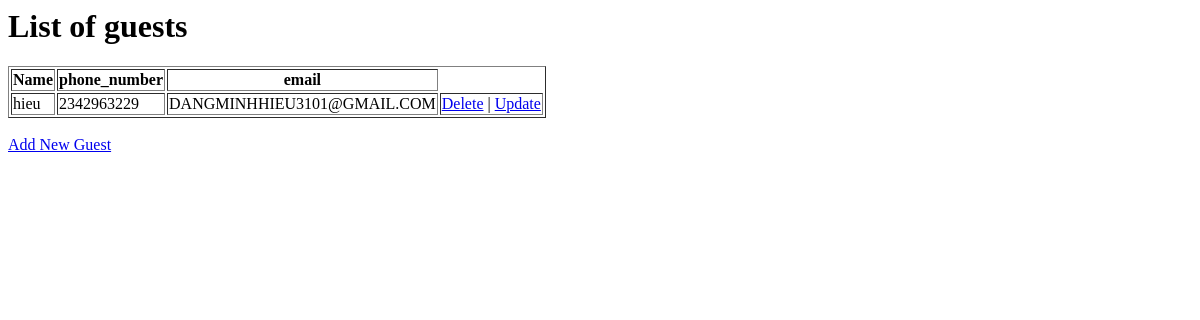
/list, run on an earlier commit of the app's database.
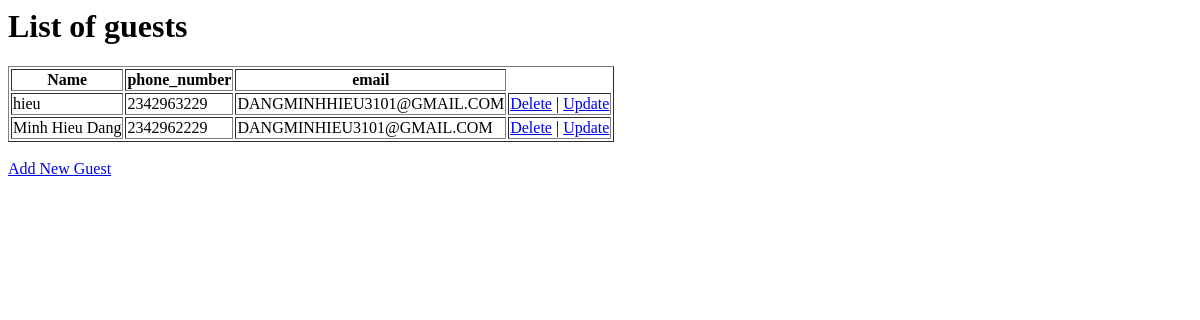
And on a later commit of the database.
### tables this page shows
CREATE TABLE guests (
    id INTEGER PRIMARY KEY AUTOINCREMENT,
    name TEXT NOT NULL,
    phone_number TEXT NOT NULL,
    email TEXT NOT NULL
);

### app.py (the view)
@app.route("/")
@app.route("/list")
def get_list():
    guests = database.get_guest_list()
    return render_template("guest_list.html", guests=guests)

### database.py (called while the page is built)
def get_guest_list():
    cursor = connection.cursor()
    cursor.execute(""" SELECT * FROM guests """)
    guests = cursor.fetchall()
    guest_list = []
    for guest in guests:
        guest_list.append({
            'id': guest[0],
            'name': guest[1],
            'phone_number': guest[2],
            'email': guest[3],
        })
    return guest_list

### templates/guest_list.html (shortened to what this page needs)
<html>
<head>
</head>
<body>
    <h1>List of guests</h1>
    <table border="1">
        <tr>
            <th>Name</th>
            <th>phone_number</th>
            <th>email</th>
        </tr>
        {% for guest in guests %}
        <tr>
            <td>{{ guest['name'] }}</td>
            <td>{{ guest['phone_number'] }}</td>
            <td>{{ guest['email'] }}</td>
            <td>
                <a href="/delete_guest/{{ guest['id'] }}">Delete</a> |
                <a href="/update_guest/{{ guest['id'] }}">Update</a>
            </td>
        </tr>
        {% endfor %}
    </table>
    <br>
    <a href="/create_guest">Add New Guest</a>
</body>
</html>

What changed in the data, as far as the page shows it:
added guests: name "Minh Hieu Dang", phone_number "2342962229", email "DANGMINHIEU3101@GMAIL.COM"
